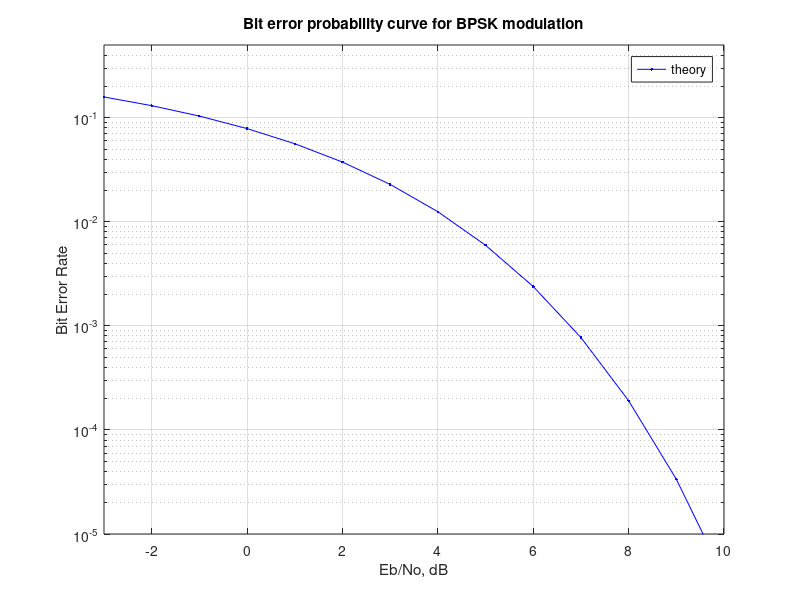
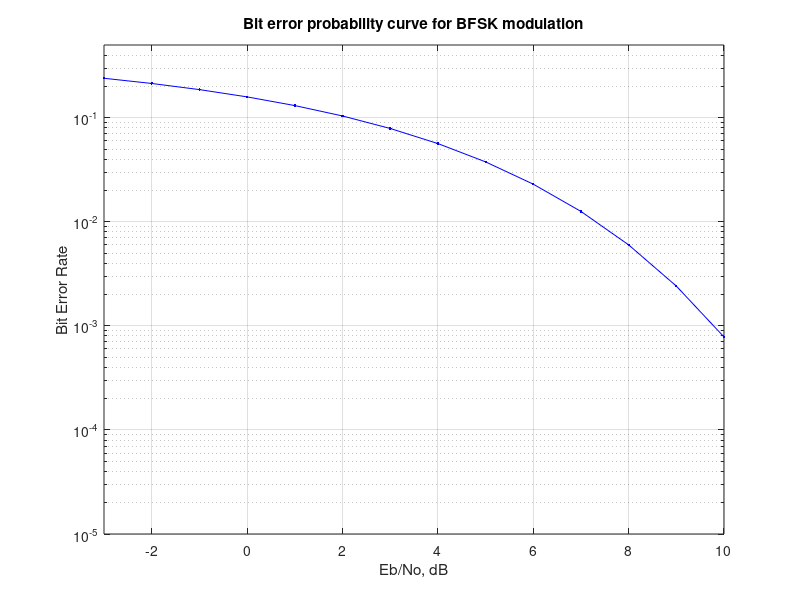

Recreate these plots in MATLAB, in order.
clear all
clc

N = 10^6; % number of bits or symbols
% rand('state',100); % initializing the rand() function
% randn('state',200); % initializing the randn() function

% Transmitter
ip = rand(1,N)>0.5; % generating 0,1 with equal probability
s = 2*ip-1; % BPSK modulation 0 -> -1; 1 -> 0
n = 1/sqrt(2)*(randn(1,N) + 1i*randn(1,N)); % white gaussian noise, 0dB variance
Eb_N0_dB = -3:10; % multiple Eb/N0 values

for ii = 1:length(Eb_N0_dB)
% Noise addition
y = s + 10^(-Eb_N0_dB(ii)/20)*n; % additive white gaussian noise

% receiver - hard decision decoding
ipHat = real(y)>0;

% counting the errors
nErr(ii) = size(find([ip- ipHat]),2);

end

simBer = nErr/N; % simulated ber
theoryBer = 0.5*erfc(sqrt(10.^(Eb_N0_dB/10))); % theoretical ber
theoryBer1 = 0.5*erfc(sqrt(0.5.*(10.^(Eb_N0_dB/10)))); % theoretical ber

figure
semilogy(Eb_N0_dB,theoryBer,'b.-');
hold on
axis([-3 10 10^-5 0.5])
grid on
legend('theory');
xlabel('Eb/No, dB');
ylabel('Bit Error Rate');
title('Bit error probability curve for BPSK modulation');

figure
semilogy(Eb_N0_dB,theoryBer1,'b.-');
hold on
axis([-3 10 10^-5 0.5])
grid on
xlabel('Eb/No, dB');
ylabel('Bit Error Rate');
title('Bit error probability curve for BFSK modulation');